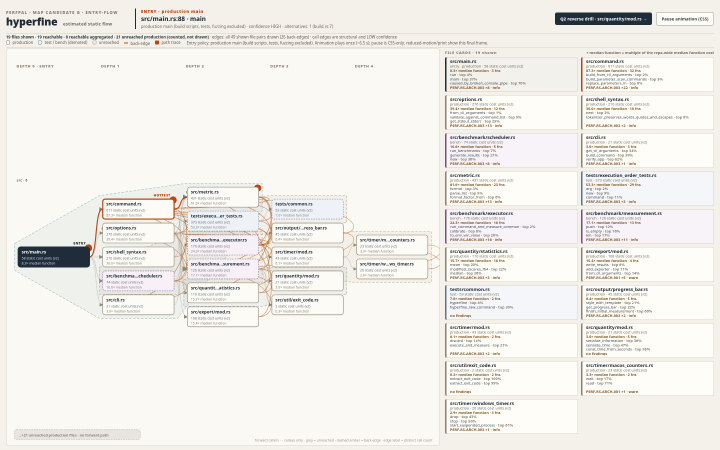
#> input picture docs/evidence/map-vision/v7/g/g-hyperfine-final.png, 1440 x 900 px (shown at 1/2 size)
$ python -i render_step13.py   (imports and definitions only)
#> lines starting #> are read from the running program, lines starting #| are printed output that depends on the picture
#!/usr/bin/env python3
"""Atlas v2 step 13 — founder visual gate measurement harness.

Renders the *real* page (no rescan) at 1440x900 and 1280x800, asserts the
v2 visual-gate DoD, writes the screenshots, the G-baseline composite and
step13.json. Fail-closed: any failed assertion exits 1.

Run from the repo root:
    python3 docs/evidence/atlas-visual/v2/render_step13.py
"""

from __future__ import annotations

import hashlib
import json
import os
import struct
import sys
from pathlib import Path

from playwright.sync_api import sync_playwright

REPO = Path(__file__).resolve().parents[4]
# Session-private scan outputs. The shared perfpal-test/out-atlas-v2-* dirs are
# written by parallel sessions (the C track adds agent-report links), so the
# gate never reads them.
TEST_ROOT = Path(
    os.environ.get("PERFPAL_STEP13_OUT", "/tmp/opencode/step13-page")
)
SHARED_ROOT = Path("/home/shafin/Opencode/perfpal-test")
OUT = Path(__file__).resolve().parent
G_FINAL = REPO / "docs/evidence/map-vision/v7/g/g-hyperfine-final.png"
REPOS = ["hyperfine", "cJSON"]
VIEWPORT = {"width": 1440, "height": 900}
VIEWPORT_1280 = {"width": 1280, "height": 800}
W, H = VIEWPORT["width"], VIEWPORT["height"]
TARGET_MAP_HEIGHT = 5000
PINNED_CHROME = Path(
    "/home/shafin/.cache/ms-playwright/chromium-1243/chrome-linux64/chrome"
)
STRUCTURAL_CAPTION = (
    "structural (LOW name-based + MEDIUM semantic), may over/under-approximate"
)

DOM = r"""
() => {
  const q = (sel, root) => (root || document).querySelector(sel);
  const rect = (el) => {
    if (!el) return null;
    const r = el.getBoundingClientRect();
    return {x: Math.round(r.x * 10) / 10, y: Math.round(r.y * 10) / 10,
            w: Math.round(r.width * 10) / 10, h: Math.round(r.height * 10) / 10,
            bottom: Math.round(r.bottom * 10) / 10,
            right: Math.round(r.right * 10) / 10};
  };
  const map = q('#map');
  const canvas = q('#atlas-canvas');
  const footer = q('#atlas-canvas footer');
  const page = document.scrollingElement || document.documentElement;

  // Every visible text leaf inside #map (used for truncation / clipping).
  const leaves = [];
  const walker = document.createTreeWalker(map, NodeFilter.SHOW_TEXT);
  while (walker.nextNode()) {
    const text = (walker.currentNode.nodeValue || '').trim();
    if (!text) continue;
    const el = walker.currentNode.parentElement;
    if (!el) continue;
    if (['SCRIPT', 'STYLE', 'NOSCRIPT', 'TITLE'].includes(el.tagName)) continue;
    const cs = getComputedStyle(el);
    if (cs.display === 'none' || cs.visibility === 'hidden'
        || cs.visibility === 'collapse' || parseFloat(cs.opacity) === 0) continue;
    if (el.getClientRects().length === 0) continue;
    leaves.push({text: text.slice(0, 120), tag: el.tagName,
                 cls: String(el.className?.baseVal ?? el.className ?? ''),
                 size: Math.round(parseFloat(cs.fontSize) * 100) / 100,
                 box: rect(el)});
  }

  // Text clipped by a hidden/clip ancestor (overflow:auto/scroll is reachable
  // by scrolling and is therefore not "clipped text").
  const clipped = [];
  for (const el of map.querySelectorAll('*')) {
    const cs = getComputedStyle(el);
    const hardX = cs.overflowX === 'hidden' || cs.overflowX === 'clip';
    const hardY = cs.overflowY === 'hidden' || cs.overflowY === 'clip';
    if (!hardX && !hardY) continue;
    if (!el.getClientRects().length) continue;
    if (hardX && el.clientWidth && el.scrollWidth > el.clientWidth + 2) {
      clipped.push({tag: el.tagName, id: el.id,
                    cls: String(el.className?.baseVal ?? el.className ?? ''),
                    axis: 'x', client: el.clientWidth, scroll: el.scrollWidth,
                    box: rect(el)});
    }
    if (hardY && el.clientHeight && el.scrollHeight > el.clientHeight + 2) {
      clipped.push({tag: el.tagName, id: el.id,
                    cls: String(el.className?.baseVal ?? el.className ?? ''),
                    axis: 'y', client: el.clientHeight, scroll: el.scrollHeight,
                    box: rect(el)});
    }
  }

  // SVG node text vs its node rect (the V8 legibility rule).
  const nodeOverflow = [];
  for (const text of map.querySelectorAll('.atlas-node text')) {
    const node = text.closest('.atlas-node');
    const rectEl = node ? node.querySelector('rect') : null;
    if (!node || !rectEl) continue;
    const t = text.getBoundingClientRect();
    const r = rectEl.getBoundingClientRect();
    // Badges are intentionally drawn above the node rect; only horizontal
    // overflow is a legibility defect (the V8 rule).
    if (t.left < r.left - 2 || t.right > r.right + 2) {
      nodeOverflow.push({text: (text.textContent || '').slice(0, 80),
                         left: Math.round(t.left * 10) / 10,
                         right: Math.round(t.right * 10) / 10,
                         top: Math.round(t.top * 10) / 10,
                         bottom: Math.round(t.bottom * 10) / 10,
                         rectLeft: Math.round(r.left * 10) / 10,
                         rectRight: Math.round(r.right * 10) / 10,
                         rectTop: Math.round(r.top * 10) / 10,
                         rectBottom: Math.round(r.bottom * 10) / 10});
    }
  }

  const text = map.innerText || '';
  const count = (re) => (text.match(re) || []).length;
  const leadingDot = leaves.filter(
    (leaf) => /(^|\s)(\.\.|\u2026)[^\s.]/.test(leaf.text)
  );
  const cssEllipsis = [...map.querySelectorAll('*')]
    .filter((el) => {
      const cs = getComputedStyle(el);
      if (cs.textOverflow !== 'ellipsis') return false;
      if (!el.clientWidth || el.scrollWidth <= el.clientWidth + 1) return false;
      return !(el.getAttribute('title') || el.getAttribute('aria-label'));
    })
    .map((el) => ({tag: el.tagName,
                   cls: String(el.className?.baseVal ?? el.className ?? ''),
                   text: (el.textContent || '').trim().slice(0, 80),
                   clientW: el.clientWidth, scrollW: el.scrollWidth}));

  const idCounts = {};
  for (const el of document.querySelectorAll('[id]')) {
    idCounts[el.id] = (idCounts[el.id] || 0) + 1;
  }
  const duplicateIds = Object.entries(idCounts).filter(([, n]) => n > 1);
  const idCountsMap = {};
  for (const el of map.querySelectorAll('[id]')) {
    idCountsMap[el.id] = (idCountsMap[el.id] || 0) + 1;
  }
  const duplicateIdsInMap = Object.entries(idCountsMap).filter(([, n]) => n > 1);

  const tokens = {};
  const sample = (name, sel) => {
    const el = q(sel);
    if (!el) { tokens[name] = null; return; }
    const cs = getComputedStyle(el);
    tokens[name] = {
      font: cs.fontFamily, size: parseFloat(cs.fontSize), weight: cs.fontWeight,
      color: cs.color, bg: cs.backgroundColor,
    };
  };
  sample('body', 'body');
  sample('map', '#map');
  sample('wordmark', '.atlas-wordmark');
  sample('kicker', '.atlas-kicker');
  sample('subline', '.atlas-subline');
  sample('keymetrics', '.atlas-keymetrics');
  sample('node', '.atlas-node text');
  sample('legend', '.atlas-legend');

  const canvasElements = [...canvas.querySelectorAll('*')];
  const eventHandlers = canvasElements.filter((el) =>
    [...el.attributes].some((attr) => attr.name.startsWith('on'))).length;

  return {
    map: rect(map),
    chrome: rect(q('.atlas-page-chrome')),
    stage: rect(q('.atlas-stage')),
    canvas: rect(canvas),
    canvasFooter: rect(footer),
    rail: rect(q('#atlas-rail')),
    brief: rect(q('#atlas-brief')),
    charts: rect(q('#atlas-charts')),
    page: {
      clientWidth: document.documentElement.clientWidth,
      scrollWidth: page.scrollWidth,
      scrollHeight: page.scrollHeight,
    },
    counts: {
      structuralCaptions: map.querySelectorAll('.atlas-structural-caption').length,
      units: map.querySelectorAll('.atlas-unit').length,
      legends: map.querySelectorAll('.atlas-legend').length,
      footers: map.querySelectorAll('footer').length,
      railCards: map.querySelectorAll('.atlas-rail-card').length,
      railStubs: map.querySelectorAll('.atlas-rail-stub').length,
      edgeLabels: map.querySelectorAll('.atlas-edge-label').length,
      tablesInCanvas: canvas.querySelectorAll('table').length,
      scriptsInCanvas: canvas.querySelectorAll('script').length,
      eventHandlersInCanvas: eventHandlers,
      barRowsInCanvas: canvas.querySelectorAll('.atlas-bar-row').length,
      railCardsInCanvas: canvas.querySelectorAll('.atlas-rail-card').length,
    },
    definitions: {
      structuralCaption: count(/structural \(LOW name-based \+ MEDIUM semantic\)/g),
      medianDefinition: count(/× median function = all functions in the scan/g),
      unreachedDefinition: count(/unreached production: \d+ · non-production: \d+/g),
    },
    textLeaves: {
      count: leaves.length,
      minSize: leaves.reduce((acc, leaf) => acc === null ? leaf.size
                             : Math.min(acc, leaf.size), null),
      smallest: [...leaves].sort((a, b) => a.size - b.size).slice(0, 6),
    },
    leadingDot: leadingDot.slice(0, 10),
    cssEllipsis: cssEllipsis.slice(0, 10),
    clippedContainers: clipped.slice(0, 10),
    nodeTextOverflow: nodeOverflow.slice(0, 10),
    duplicateIds,
    duplicateIdsInMap,
    tokens,
    header: (q('.atlas-masthead')?.innerText || '').slice(0, 240),
    keymetrics: (q('.atlas-keymetrics')?.innerText || '').slice(0, 700),
    footerText: (footer?.innerText || '').slice(0, 500),
    firstActions: [...map.querySelectorAll('.atlas-keymetrics a, .atlas-actions a')]
      .slice(0, 4).map((el) => (el.textContent || '').trim()),
    htmlTitle: document.title,
  };
}
"""


def sha256(path: Path) -> str:
    digest = hashlib.sha256()
    with path.open("rb") as handle:
        for chunk in iter(lambda: handle.read(1 << 20), b""):
            digest.update(chunk)
    return digest.hexdigest()


def png_size(path: Path) -> tuple[int, int]:
    head = path.read_bytes()[:24]
    if head[:8] != b"\x89PNG\r\n\x1a\n":
        raise SystemExit(f"FATAL: {path} is not a PNG")
    return struct.unpack(">II", head[16:24])


# [224 lines left out: functions launch_browser, scroll_map_to_top, measure, assertion_flags, aggregate_flags, check_common and 2 more, not called in this run]


def make_g_composite(step13_final: Path) -> dict:
    """G (approved) vs Atlas v2 step 13, labelled, at native 1440 width."""
    try:
        from PIL import Image, ImageDraw, ImageFont
    except Exception as exc:  # pragma: no cover
        return {"status": "failed", "reason": f"Pillow unavailable: {exc}"}
    if not G_FINAL.is_file():
        return {"status": "failed", "reason": f"missing G baseline {G_FINAL}"}

    def font(size: int, bold: bool = False):
        name = "DejaVuSans-Bold.ttf" if bold else "DejaVuSans.ttf"
        for base in ("/usr/share/fonts/truetype/dejavu",
                     "/usr/share/fonts/truetype/liberation"):
            candidate = Path(base) / (
                name if "dejavu" in base else
                ("LiberationSans-Bold.ttf" if bold else "LiberationSans-Regular.ttf")
            )
            if candidate.exists():
                return ImageFont.truetype(str(candidate), size)
        return ImageFont.load_default()

    g = Image.open(G_FINAL).convert("RGB")
#> g is the input picture: PIL image 1440x900 RGB; mean R, G, B 241.2, 238.6, 233.8
    a = Image.open(step13_final).convert("RGB")
    margin, gutter, header_h, footer_h = 32, 32, 92, 52
    x_left, x_right = margin, margin + W + gutter
    width = margin * 2 + W * 2 + gutter
    height = margin + header_h + H + footer_h + margin
    paper, ink, muted, accent, hairline = (
        (244, 241, 234), (32, 43, 53), (111, 106, 97), (194, 65, 12), (214, 208, 196)
    )
    compos = Image.new("RGB", (width, height), paper)
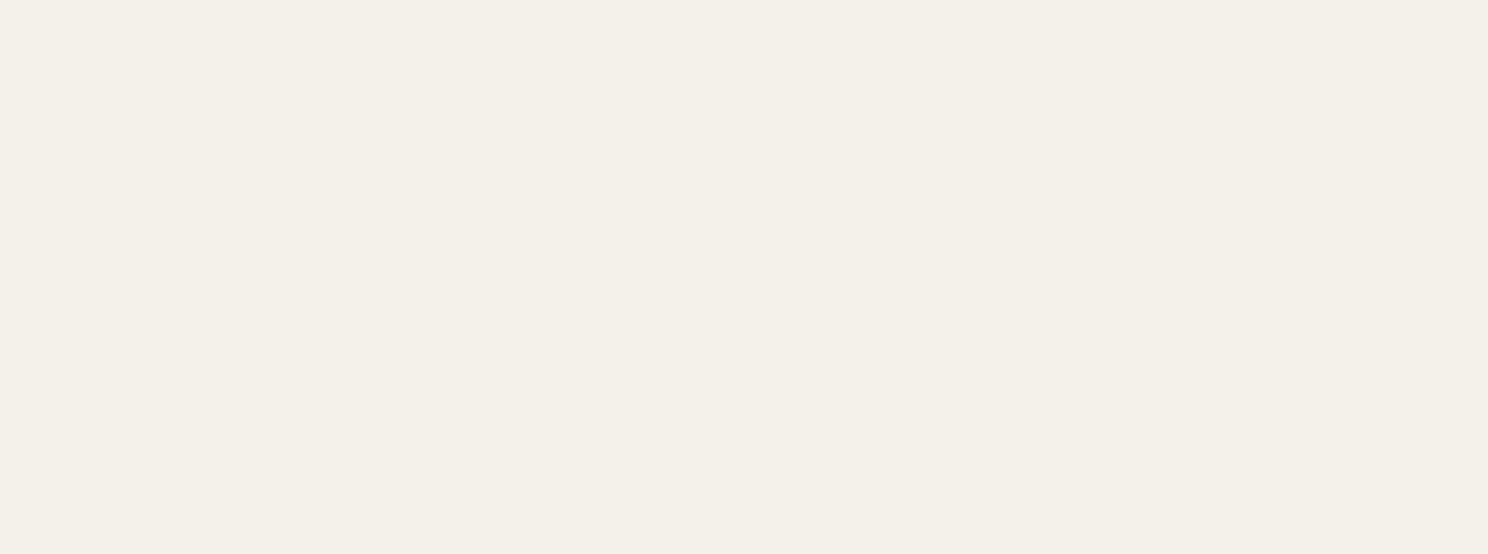
#> compos: PIL image 2976x1108 RGB (shown at 1/2 size); mean R, G, B 244, 241, 234
    draw = ImageDraw.Draw(compos)
    top = margin
    draw.text((x_left, top), "G · approved V7 prototype (baseline)", font=font(20, True), fill=ink)
    draw.text((x_left, top + 30),
              "docs/evidence/map-vision/v7/g/g-hyperfine-final.png · 1440×900",
              font=font(11), fill=muted)
    draw.text((x_right, top), "Atlas v2 · step 13 (this build)", font=font(20, True), fill=accent)
    draw.text((x_right, top + 30),
              "report.html#map · real hyperfine scan · 1440×900 · reduced motion",
              font=font(11), fill=muted)
    draw.line([(x_left, top + 56), (x_right + W, top + 56)], fill=hairline, width=1)
    image_top = margin + header_h
    compos.paste(g.resize((W, H), Image.LANCZOS), (x_left, image_top))
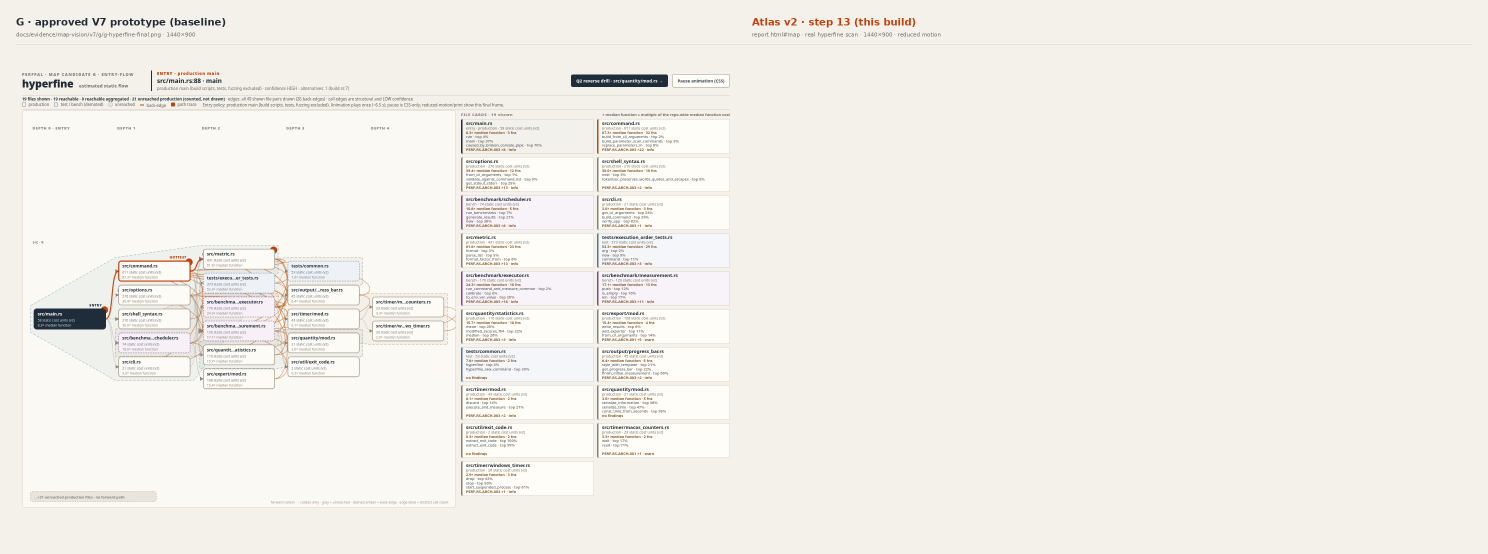
#> compos: PIL image 2976x1108 RGB (shown at 1/2 size); mean R, G, B 242.6, 239.7, 233.6
    compos.paste(a.resize((W, H), Image.LANCZOS), (x_right, image_top))
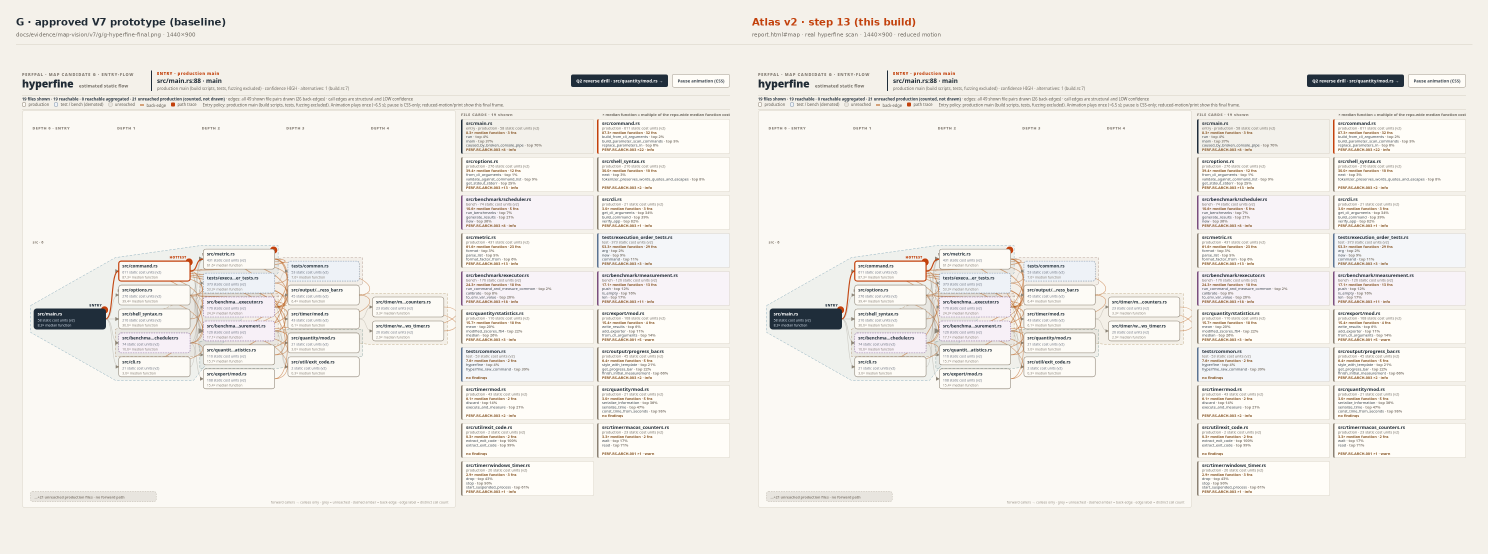
#> compos: PIL image 2976x1108 RGB (shown at 1/2 size); mean R, G, B 241.5, 238.8, 233.5
    draw.rectangle([x_left - 1, image_top - 1, x_left + W, image_top + H],
                   outline=hairline, width=1)
    draw.rectangle([x_right - 1, image_top - 1, x_right + W, image_top + H],
                   outline=hairline, width=1)
    draw.text((x_left, height - footer_h + 12),
              "G: one 900px artboard, graph + rail, one legend/footer. "
              "Atlas: same system, key-metrics strip, 4 progressive charts below the fold.",
              font=font(11), fill=muted)
    draw.text((x_right, height - footer_h + 30),
              "Evidence composite · no synthetic content · founder gate step 13",
              font=font(11), fill=muted)
    out = OUT / "step13" / "G-vs-step13-hyperfine-1440x900.png"
    out.parent.mkdir(parents=True, exist_ok=True)
    compos.save(out)
    gw, gh = png_size(G_FINAL)
    return {
        "status": "ok",
        "file": str(out.relative_to(OUT)),
        "sha256": sha256(out),
        "g_baseline": {"file": str(G_FINAL.relative_to(REPO)),
                       "width": gw, "height": gh, "sha256": sha256(G_FINAL)},
    }


# [234 lines left out: function main, not called in this run]


# [2 lines not run here, left out]

>>> result = make_g_composite('../../map-vision/v7/g/g-hyperfine-final.png')
